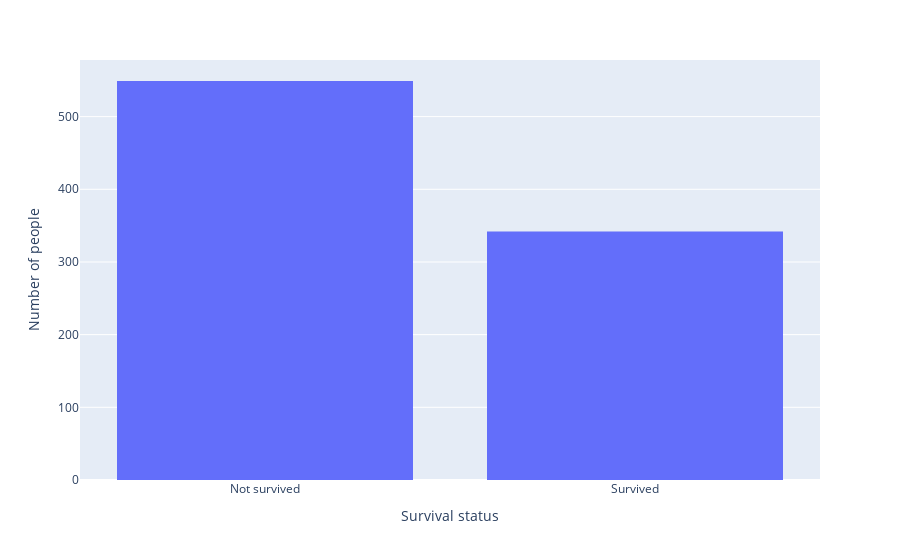

The notebook cell saved with this chart:
### Markdown cell above
### Countplot

### Code cell
import plotly.express as px

fig = px.histogram(df,x='Survived')
fig.update_layout(
    xaxis_title="Survival status",
    yaxis_title="Number of people",
    xaxis=dict(
        tickmode='array',
        tickvals=[0, 1],
        ticktext=['Not survived', 'Survived']
    ),
    bargap=0.2
)
fig.show()

### Figure 1 — Plotly figure (JSON) as saved in the notebook; plotly's stock layout.template omitted (floating-point values rounded to 4 significant figures; data arrays with more than 128 entries replaced by an {"elided": "..."} marker saying what was removed)
{"data": [{"alignmentgroup": "True", "bingroup": "x", "hovertemplate": "Survived=%{x}<br>count=%{y}<extra></extra>", "legendgroup": "", "marker": {"color": "#636efa", "pattern": {"shape": ""}}, "name": "", "offsetgroup": "", "orientation": "v", "showlegend": false, "type": "histogram", "x": {"elided": "891 int values"}, "xaxis": "x", "yaxis": "y"}], "layout": {"bargap": 0.2, "barmode": "relative", "legend": {"tracegroupgap": 0}, "margin": {"t": 60}, "xaxis": {"anchor": "y", "domain": [0, 1], "tickmode": "array", "ticktext": ["Not survived", "Survived"], "tickvals": [0, 1], "title": {"text": "Survival status"}}, "yaxis": {"anchor": "x", "domain": [0, 1], "title": {"text": "Number of people"}}}}
